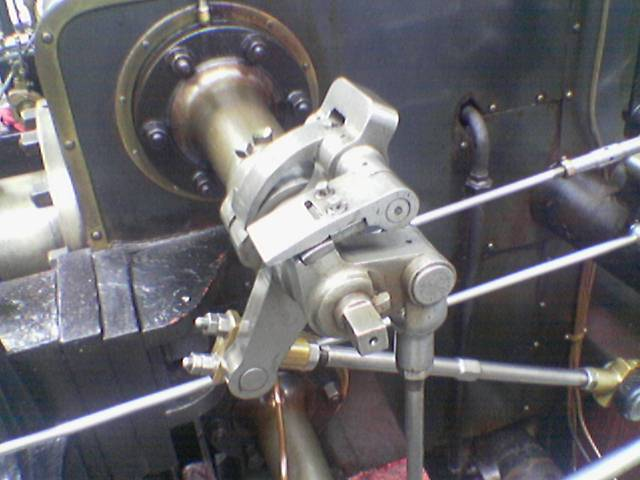
#> input picture 실습/Valve_original_(1).png, 640 x 480 px
$ jupyter execute Conv_numpy_1d2d_new.ipynb
#> lines starting #> are read from the running program, lines starting #| are printed output that depends on the picture
[cell 1]
import numpy as np

import matplotlib.pyplot as plt
# 1D/2D convolution (합성곱) 연산을 사용하여 간단한 필터링, 노이즈 제거, 에지 검출 등을 수행하는 과정
# 이미지 처리의 기초 개념 중 하나인 convolution을 직접 구현한 예제

[cell 2]
# 1D Sequence
# 1D 입력 신호 (시퀀스)를 정의
x = np.array([1, 2, 3, 4, 5, 6, 7, 8, 9])

# simple finite difference filter (meaning?)
# 미분(gradient)을 근사하는 필터로로, 중앙값 기준 앞뒤 차이를 계산하여 변화율(기울기) 을 측정
# 일반적으로 에지 검출 또는 기울기 계산에 사용됨
w = np.array([-1/2, 0, 1/2])

[cell 3]
# 1D convolution을 수동으로 구현한 함수
# 입력 시퀀스에서 w와 같은 길이의 부분을 슬라이딩 하며 각 위치에 대해 내적(합성곱)을 수행
def conv1d(x, w):
    n_x = len(x)
    n_w = len(w)
    n_out = n_x - n_w + 1

    output = np.zeros(n_out)

    for i in range(n_out):
        segment = x[i:i+n_w]
        output[i] = np.sum(segment * w)

    return output

[cell 4]
y = conv1d(x, w) # Can you guess the meaning of output?
# 결과: 입력 x의 각 지점에서 변화량(gradient)을 추정한 값
# 중심차분을 통해 기울기를 계산한 결과
print("Output:", y)

[cell 5]
conv1d(y,w)
# 기울기 값을 다시 미분하면 이차 도함수, 즉 곡률(curvature) 에 가까운 결과가 나옴

[cell 6]
# 1D Sequence with noise
# 랜덤한 노이즈가 추가된 1D 데이터 시퀀스를 생성
np.random.seed(1)
x = np.array([-5,-4,-3,-2,0,1, 2, 3, 4, 5, 6, 7, 8, 9,10,11,12])
x = x + np.random.randn(len(x))
# 평균 필터 (moving average filter): 노이즈 제거에 자주 사용됨
w = np.array([1/5, 1/5, 1/5,1/5,1/5])

[cell 7]
x

[cell 8]
y = conv1d(x, w) # Can you guess the meaning of output?
# 노이즈가 포함된 데이터를 5개의 평균으로 평활화하여 부드럽게 만듦
print("Output:", y)

[cell 9]
# 원래 데이터 x와 필터링된 데이터 y를 함께 시각화
plt.plot(np.linspace(0,len(x),len(x)), x, label='x')
plt.plot(np.linspace(2,len(x)-len(w)+1+2,len(x)-len(w)+1), y, label='y')
plt.legend()
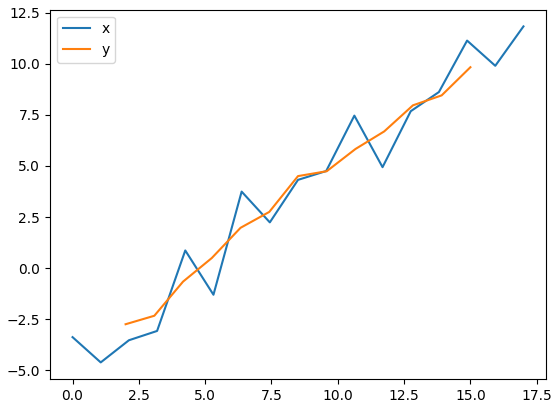
#> figure drawn by matplotlib, 1 panel; curve peaks at x = 17, y = 11.83; curve peaks at x = 15, y = 9.83

[cell 10]
# 2D (image) dataset
# 간단한 5x5 이미지 배열을 정의
x = np.array([
    [1, 2, 3, 0, 1],
    [0, 1, 2, 3, 1],
    [1, 0, 1, 2, 0],
    [2, 1, 0, 1, 3],
    [0, 1, 2, 1, 0]
])

# 3x3 filter (Sobel operator)
# Sobel 필터 (x방향): 수평 방향의 에지를 검출하는 필터
k = np.array([
    [-1, 0, 1],
    [-2, 0, 2],
    [-1, 0, 1]
])

cf) Sobel operator for edge detection https://en.wikipedia.org/wiki/Sobel_operator

[cell 11]
def conv2d(x, k):
    # 2D convolution 함수: 입력 이미지 x에 대해 필터 k를 적용하여 합성곱 결과를 반환
    h_img, w_img = x.shape
    h_ker, w_ker = k.shape

    h_out = h_img - h_ker + 1
    w_out = w_img - w_ker + 1

    output = np.zeros((h_out, w_out))

    for i in range(h_out):
        for j in range(w_out):
            region = x[i:i+h_ker, j:j+w_ker]
            output[i, j] = np.sum(region * k)

    return output

[cell 12]
output = conv2d(x, k)
# x 이미지의 에지(gradient)를 추출
print("x:")
print(x)
print("Convolution output:")
print(output)

[cell 13]
from PIL import Image
from io import BytesIO

download image from https://upload.wikimedia.org/wikipedia/commons/f/f0/Valve_original_%281%29.PNG

[cell 14]
img = Image.open("Valve_original_(1).png").convert('L') #gray scale
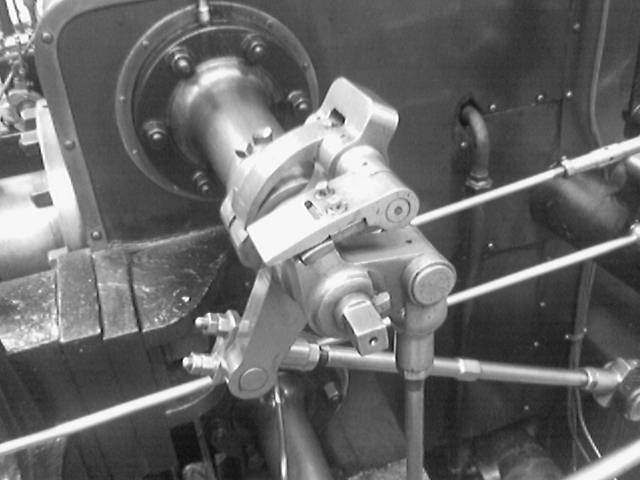
#> img: PIL image 640x480 L; min 6, max 255, mean 105.7
# 이미지를 불러와서 흑백(Grayscale)으로 변환

[cell 15]
img

[cell 16]
img_np = np.array(img)
# 이미지를 NumPy 배열로 변환

[cell 17]
img_np.shape
#> Out = (480, 640)

[cell 18]
img_np

[cell 19]
img_filter = conv2d(img_np,k)
#> after the loop in conv2d (call 2), `for i in range(h_out):`:
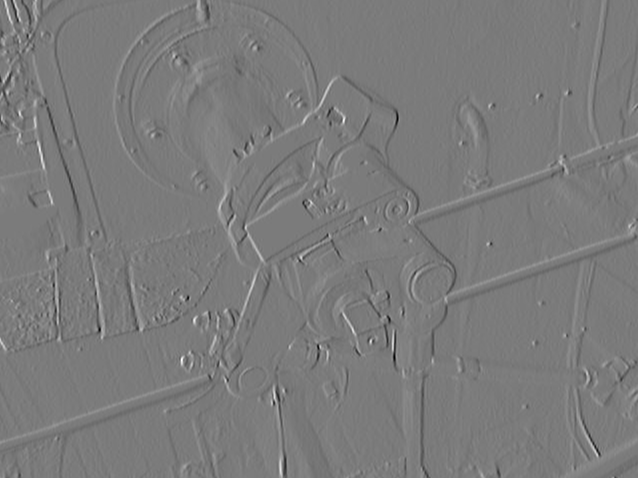
#> output: shape (478, 638) float64; min -818, max 871, mean -0.5; drawn with min black and max white
# Sobel 필터를 적용해 에지 검출을 수행하고 시각화

[cell 20]
plt.imshow(img_filter, cmap='gray')

[cell 21]
img = Image.open("Valve_original_(1).png")
#> img is the input picture: PIL image 640x480 RGB; mean R, G, B 106.3, 104.8, 108.9

[cell 22]
img

[cell 23]
img_np = np.array(img)
# 원래 이미지를 RGB 컬러로 불러옴옴

[cell 24]
img_np.shape
#> Out = (480, 640, 3)

[cell 25]
img_np

[cell 26]
# 3x3 filter (Sobel operator)
k = np.array([
    [-1, 0, 1],
    [-2, 0, 2],
    [-1, 0, 1]
])

[cell 27]
img_r1 = conv2d(img_np[:,:,0],k)
img_g1 = conv2d(img_np[:,:,1],k)
img_b1 = conv2d(img_np[:,:,2],k)
img_filter1 = np.stack((img_r1,img_g1,img_b1),axis=2)
# 각 채널(R/G/B)에 대해 Sobel 필터(k)를 적용하여 수평 에지를 추출

img_r2 = conv2d(img_np[:,:,0],k.T)
#> after the loop in conv2d (call 6), `for i in range(h_out):`:
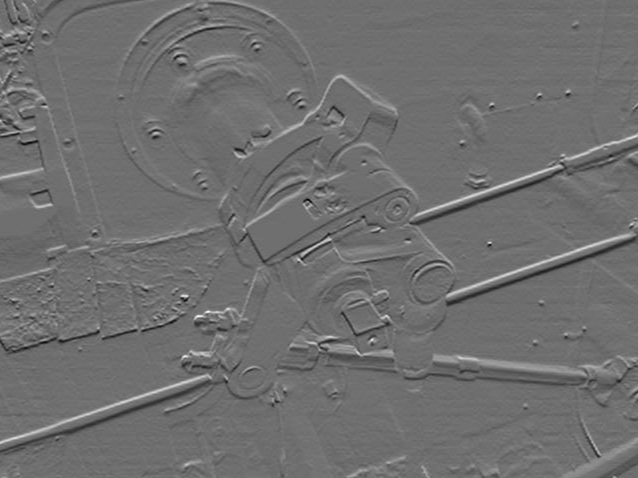
#> output: shape (478, 638) float64; min -511, max 659, mean 0; drawn with min black and max white
img_g2 = conv2d(img_np[:,:,1],k.T)
img_b2 = conv2d(img_np[:,:,2],k.T)
img_filter2 = np.stack((img_r2,img_g2,img_b2),axis=2)
# 필터를 전치(transpose)하여 수직 방향 에지를 추출

[cell 28]
img_filter = np.sqrt(img_filter1**2+img_filter2**2)
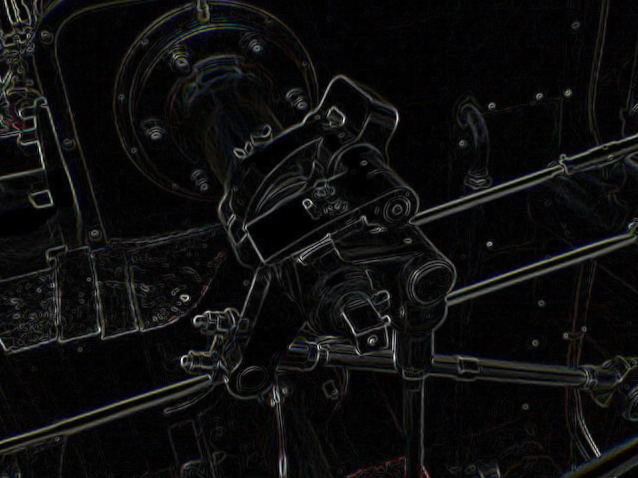
#> img_filter: shape (478, 638, 3) float64; mean R, G, B 50.9, 50.5, 50.6; drawn with min black and max white
# x, y 방향 에지를 합쳐서 최종 에지 강도(gradient magnitude)를 계산

[cell 29]
plt.imshow(np.clip(img_filter / 255.0, 0, 1))  # normalize + RGB
# 결과 이미지를 0~1 범위로 정규화하고 시각화함함
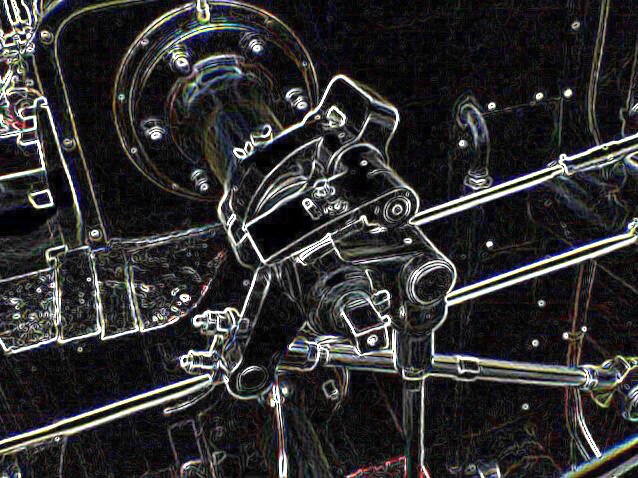
#> shown: shape (478, 638, 3) float64; mean R, G, B 0.19, 0.187, 0.19
